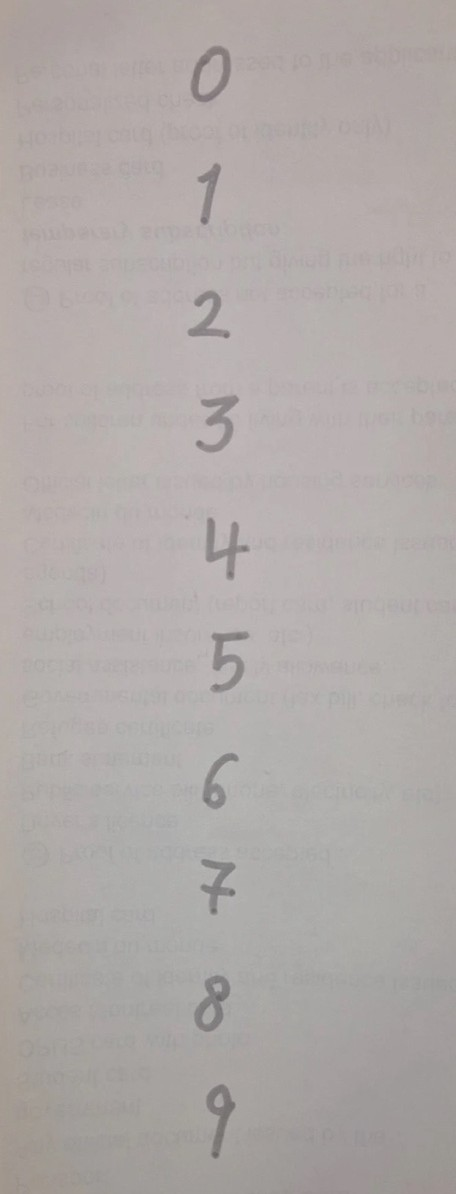
#> input picture assignment2/myDataset/image_0123456789 (2).jpg, 456 x 1194 px
$ python -i dataExpansion.py   (imports and definitions only)
#> lines starting #> are read from the running program, lines starting #| are printed output that depends on the picture
import numpy as np
import cv2
from scipy.ndimage import gaussian_filter, map_coordinates

#이미지 하나에 대해 확장하여 변형된 이미지 반환(리스트)
def augment_image(img):
    augmented = [img]
    center = (14, 14)

    augmented.append(elastic_transform(img, alpha=36, sigma=6))
    augmented.append(elastic_transform(img, alpha=32, sigma=5))
    augmented.append(elastic_transform(img, alpha=40, sigma=7))

    # 회전
    for angle in [-15, -10, 10, 15]:
        M = cv2.getRotationMatrix2D(center, angle, 1.0)
        augmented.append(cv2.warpAffine(img, M, (28,28), borderValue=0))
#> after the loop, augmented = 8 items

    # 이동
    for dx, dy in [(0,-2),(0,2),(-2,0),(2,0)]:
        M = np.float32([[1,0,dx],[0,1,dy]])
        augmented.append(cv2.warpAffine(img, M, (28,28), borderValue=0))
#> after the loop, augmented = 12 items

    # 스케일
    for s in [0.9,0.95,1.05,1.1]:
        M = cv2.getRotationMatrix2D(center, 0, s)
        augmented.append(cv2.warpAffine(img, M, (28,28), borderValue=0))
#> this loop made 4 passes
#> M on passes 1 to 4: [[0.9, 0, 1.4], [0, 0.9, 1.4]], [[0.95, 0, 0.7], [0, 0.95, 0.7]], [[1.05, 0, -0.7], [0, 1.05, -0.7]], [[1.1, 0, -1.4], [0, 1.1, -1.4]]
#> after the loop, augmented = 16 items

    # 밝기 조절
    for alpha in [0.8,1.2]:
        tmp = img.astype(np.float32) * alpha
        augmented.append(np.clip(tmp,0,255).astype(np.uint8))
#> this loop made 2 passes
#> pass 1, in augment_image, `tmp = img.astype(np.float32) * alpha`:
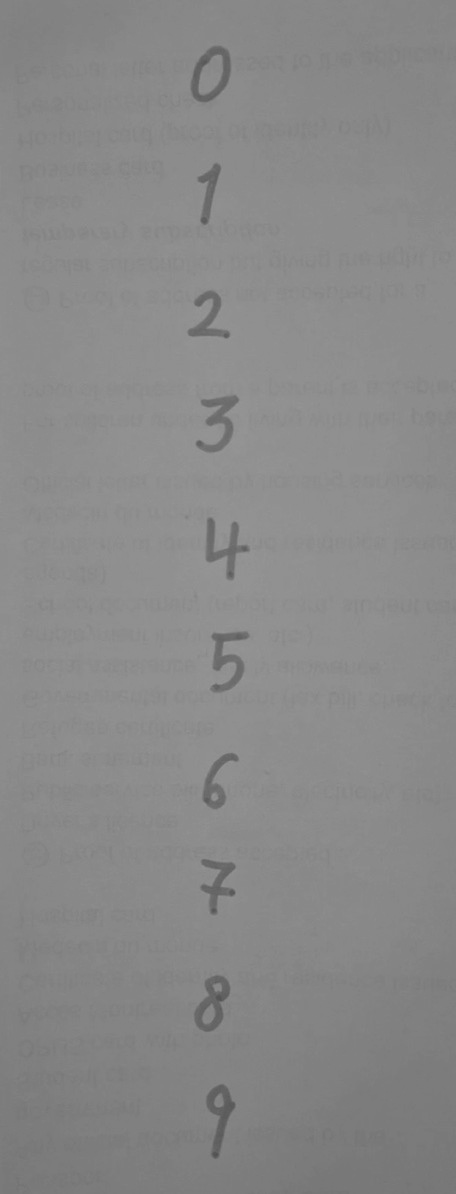
#> tmp: shape (1194, 456) float32; min 79.2, max 152.8, mean 137.1
#> pass 2, in augment_image, `tmp = img.astype(np.float32) * alpha`:
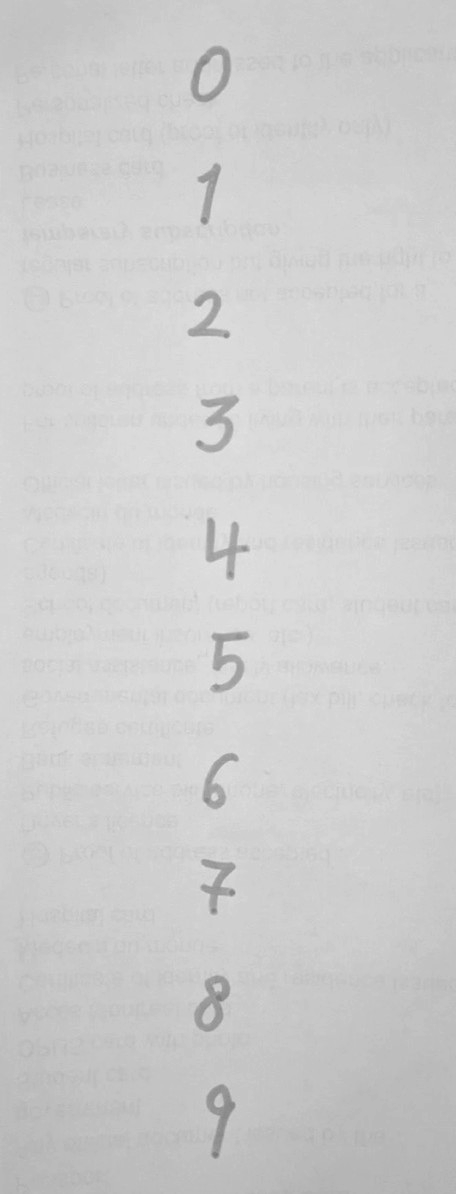
#> tmp: shape (1194, 456) float32; min 118.8, max 229.2, mean 205.6
#> after the loop, augmented = 18 items

    # Gaussian 노이즈
    noise = np.random.normal(0,10,img.shape)
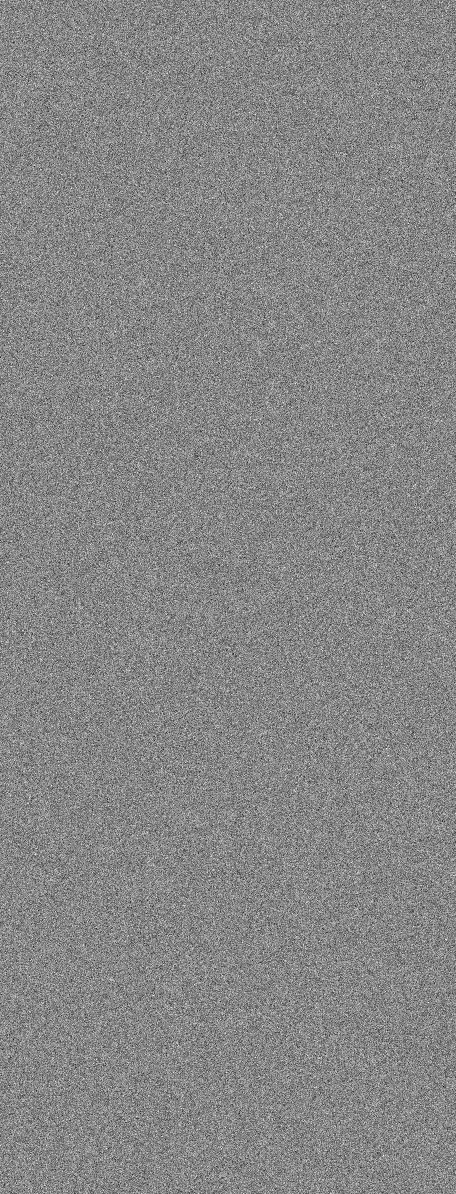
#> noise: shape (1194, 456) float64; min -50.02, max 44.67, mean 0; drawn with min black and max white
    tmp = img.astype(np.float32) + noise
    augmented.append(np.clip(tmp,0,255).astype(np.uint8))

    return augmented

#전체 x_train에 augment_image 반복 적용
def expand_dataset(x, t):
    x_aug = []
    t_aug = []

    for i in range(len(x)):
        img = x[i][0]  # (1, 28, 28) → (28, 28)
        augmented_imgs = augment_image(img)

        for aug in augmented_imgs:
            x_aug.append(aug[np.newaxis, :, :])  # 다시 (1, 28, 28)
            t_aug.append(t[i])

    x_aug = np.array(x_aug).astype(np.float32)
    t_aug = np.array(t_aug)

    return x_aug, t_aug

def elastic_transform(img, alpha, sigma):
    random_state = np.random.RandomState(None)
    shape = img.shape

    dx = gaussian_filter((random_state.rand(*shape) * 2 - 1), sigma) * alpha
    dy = gaussian_filter((random_state.rand(*shape) * 2 - 1), sigma) * alpha

    x, y = np.meshgrid(np.arange(shape[1]), np.arange(shape[0]))
    indices = (y + dy).reshape(-1), (x + dx).reshape(-1)
    return map_coordinates(img, indices, order=1, mode='reflect').reshape(shape)

>>> import cv2
>>> picture = cv2.imread('myDataset/image_0123456789 (2).jpg', cv2.IMREAD_GRAYSCALE)
>>> result = augment_image(picture)
#> result = 19 items

$ run again, on assignment2/myDataset/image_0123456789 (3).jpg
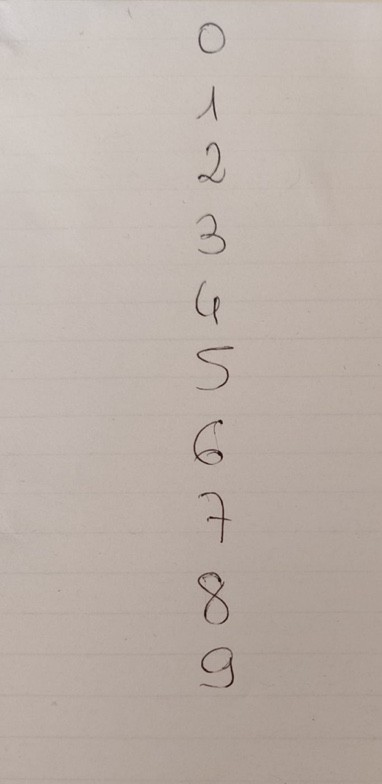
#> input picture assignment2/myDataset/image_0123456789 (3).jpg, 382 x 784 px
#> after the loop in augment_image, `for angle in [-15, -10, 10, 15]:`: augmented = 8 items
#> after the loop in augment_image, `for dx, dy in [(0,-2),(0,2),(-2,0),(2,0)]:`: augmented = 12 items
#> the loop in augment_image, `for s in [0.9,0.95,1.05,1.1]:` made 4 passes
#> M on passes 1 to 4: [[0.9, 0, 1.4], [0, 0.9, 1.4]], [[0.95, 0, 0.7], [0, 0.95, 0.7]], [[1.05, 0, -0.7], [0, 1.05, -0.7]], [[1.1, 0, -1.4], [0, 1.1, -1.4]]
#> after the loop in augment_image, `for s in [0.9,0.95,1.05,1.1]:`: augmented = 16 items
#> after the loop in augment_image, `for alpha in [0.8,1.2]:`: augmented = 18 items
#> in augment_image, `noise = np.random.normal(0,10,img.shape)`:
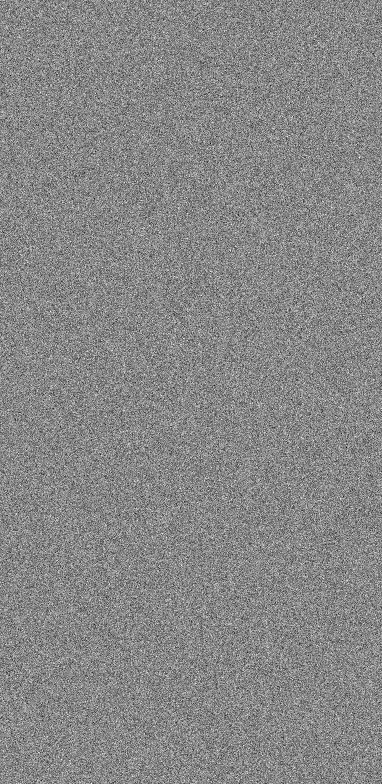
#> noise: shape (784, 382) float64; min -48.52, max 42.86, mean 0; drawn with min black and max white
#> in augment_image, `tmp = img.astype(np.float32) + noise`:
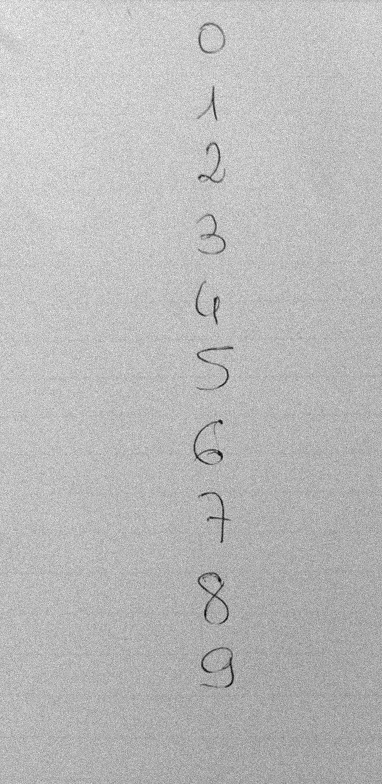
#> tmp: shape (784, 382) float64; min -2.22, max 245.3, mean 179.3; drawn with min black and max white
#> result = 19 items

$ run again, on assignment2/myDataset/image_0123456789 (4).jpg
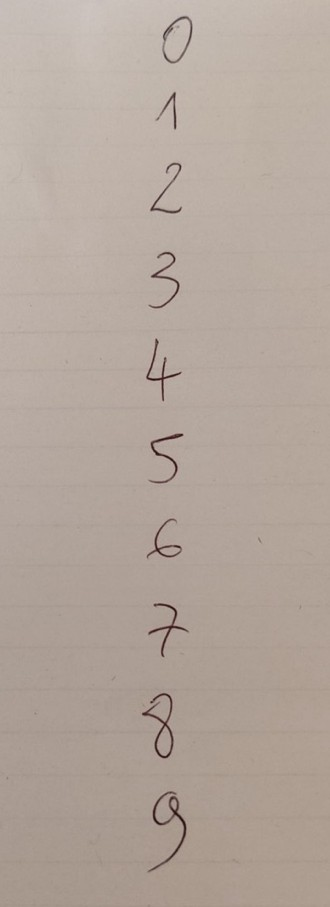
#> input picture assignment2/myDataset/image_0123456789 (4).jpg, 330 x 907 px
#> after the loop in augment_image, `for angle in [-15, -10, 10, 15]:`: augmented = 8 items
#> after the loop in augment_image, `for dx, dy in [(0,-2),(0,2),(-2,0),(2,0)]:`: augmented = 12 items
#> the loop in augment_image, `for s in [0.9,0.95,1.05,1.1]:` made 4 passes
#> M on passes 1 to 4: [[0.9, 0, 1.4], [0, 0.9, 1.4]], [[0.95, 0, 0.7], [0, 0.95, 0.7]], [[1.05, 0, -0.7], [0, 1.05, -0.7]], [[1.1, 0, -1.4], [0, 1.1, -1.4]]
#> after the loop in augment_image, `for s in [0.9,0.95,1.05,1.1]:`: augmented = 16 items
#> after the loop in augment_image, `for alpha in [0.8,1.2]:`: augmented = 18 items
#> in augment_image, `noise = np.random.normal(0,10,img.shape)`:
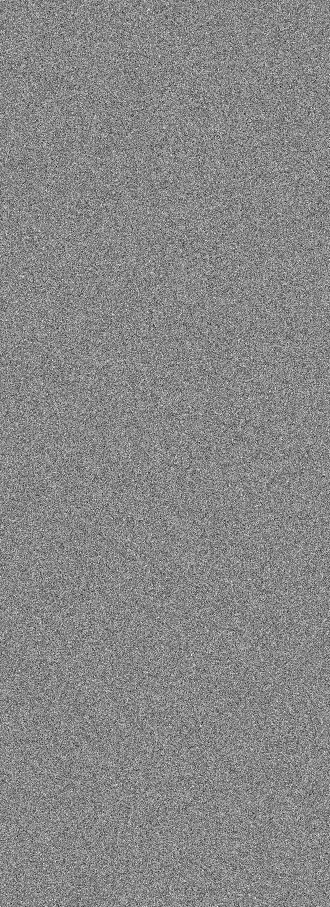
#> noise: shape (907, 330) float64; min -48.52, max 42.86, mean 0; drawn with min black and max white
#> in augment_image, `tmp = img.astype(np.float32) + noise`:
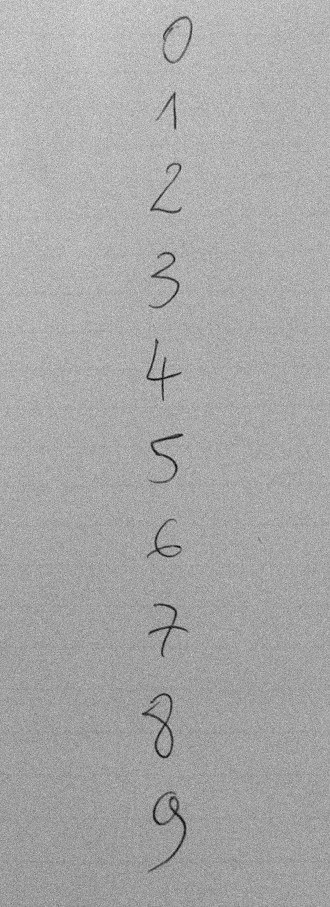
#> tmp: shape (907, 330) float64; min 3.87, max 230, mean 169.1
#> result = 19 items

$ run again, on assignment2/myDataset/image_4135680927 (2).jpg
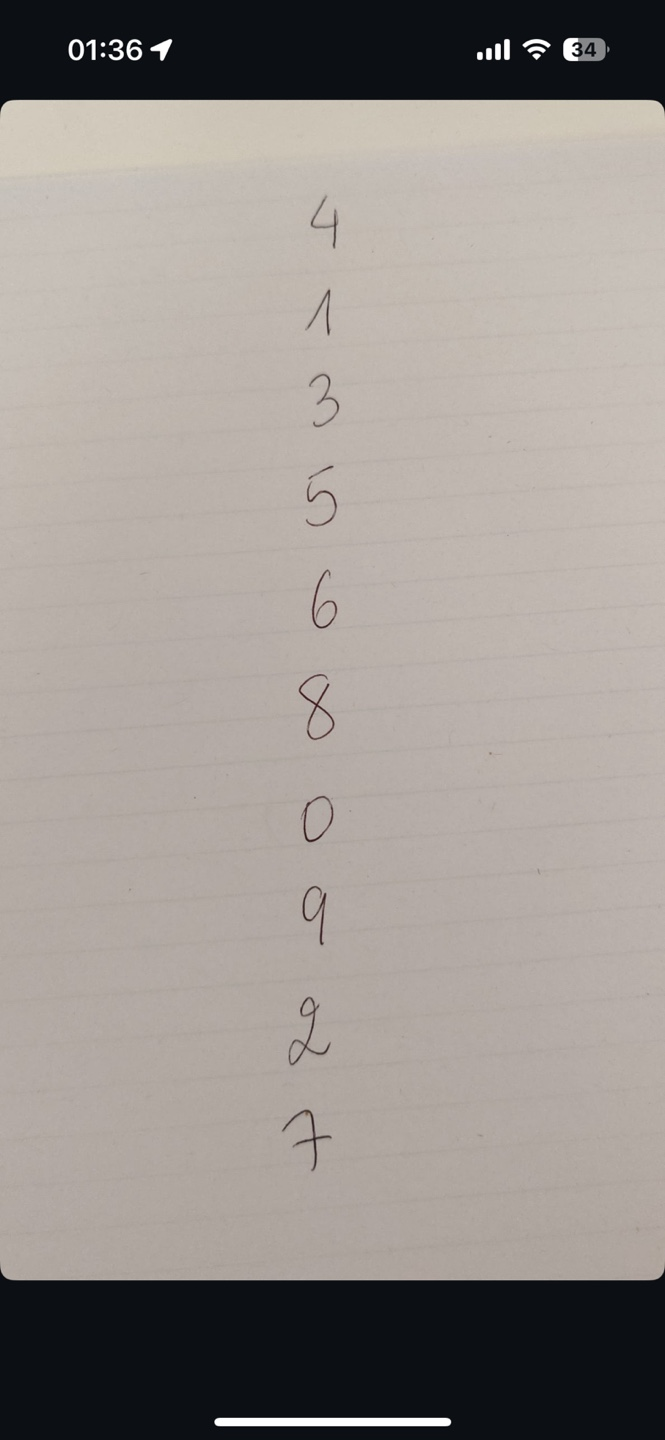
#> input picture assignment2/myDataset/image_4135680927 (2).jpg, 665 x 1440 px
#> after the loop in augment_image, `for angle in [-15, -10, 10, 15]:`: augmented = 8 items
#> after the loop in augment_image, `for dx, dy in [(0,-2),(0,2),(-2,0),(2,0)]:`: augmented = 12 items
#> the loop in augment_image, `for s in [0.9,0.95,1.05,1.1]:` made 4 passes
#> M on passes 1 to 4: [[0.9, 0, 1.4], [0, 0.9, 1.4]], [[0.95, 0, 0.7], [0, 0.95, 0.7]], [[1.05, 0, -0.7], [0, 1.05, -0.7]], [[1.1, 0, -1.4], [0, 1.1, -1.4]]
#> after the loop in augment_image, `for s in [0.9,0.95,1.05,1.1]:`: augmented = 16 items
#> the loop in augment_image, `for alpha in [0.8,1.2]:` made 2 passes
#> pass 1, in augment_image, `tmp = img.astype(np.float32) * alpha`:
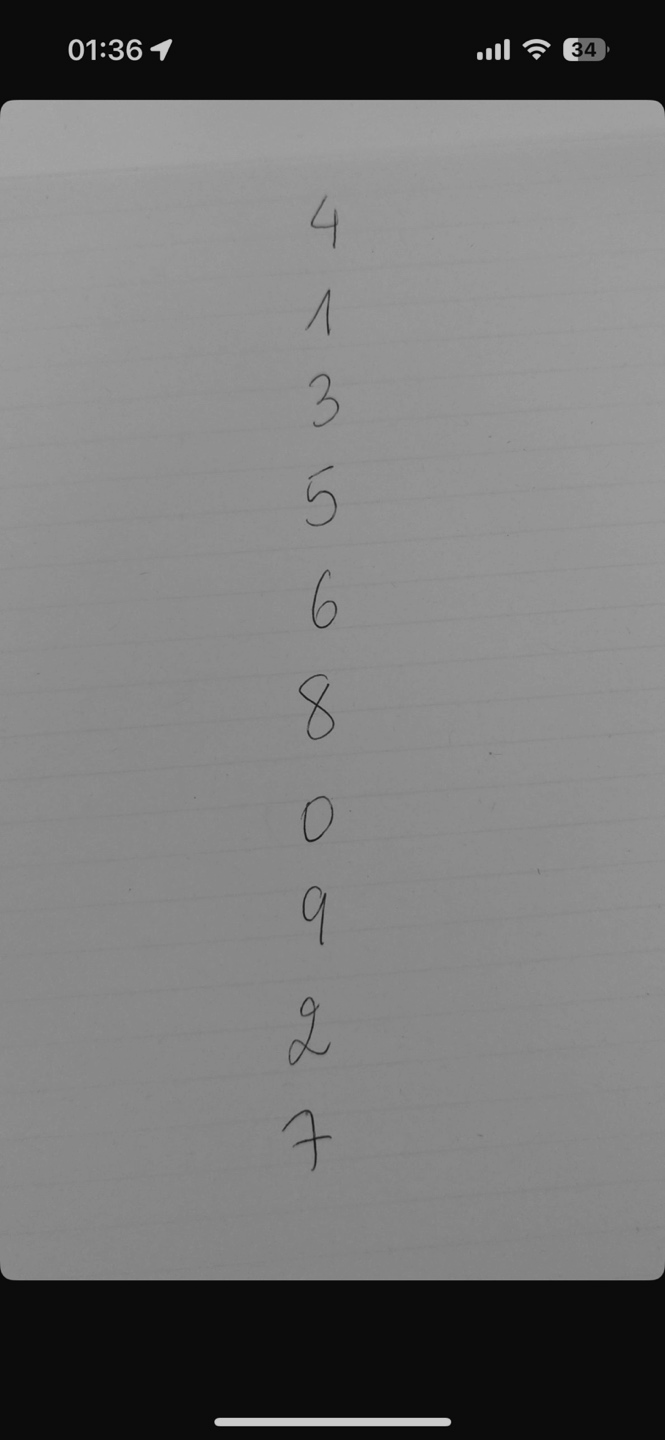
#> tmp: shape (1440, 665) float32; min 0, max 204, mean 119.9
#> after the loop in augment_image, `for alpha in [0.8,1.2]:`: augmented = 18 items
#> in augment_image, `tmp = img.astype(np.float32) + noise`:
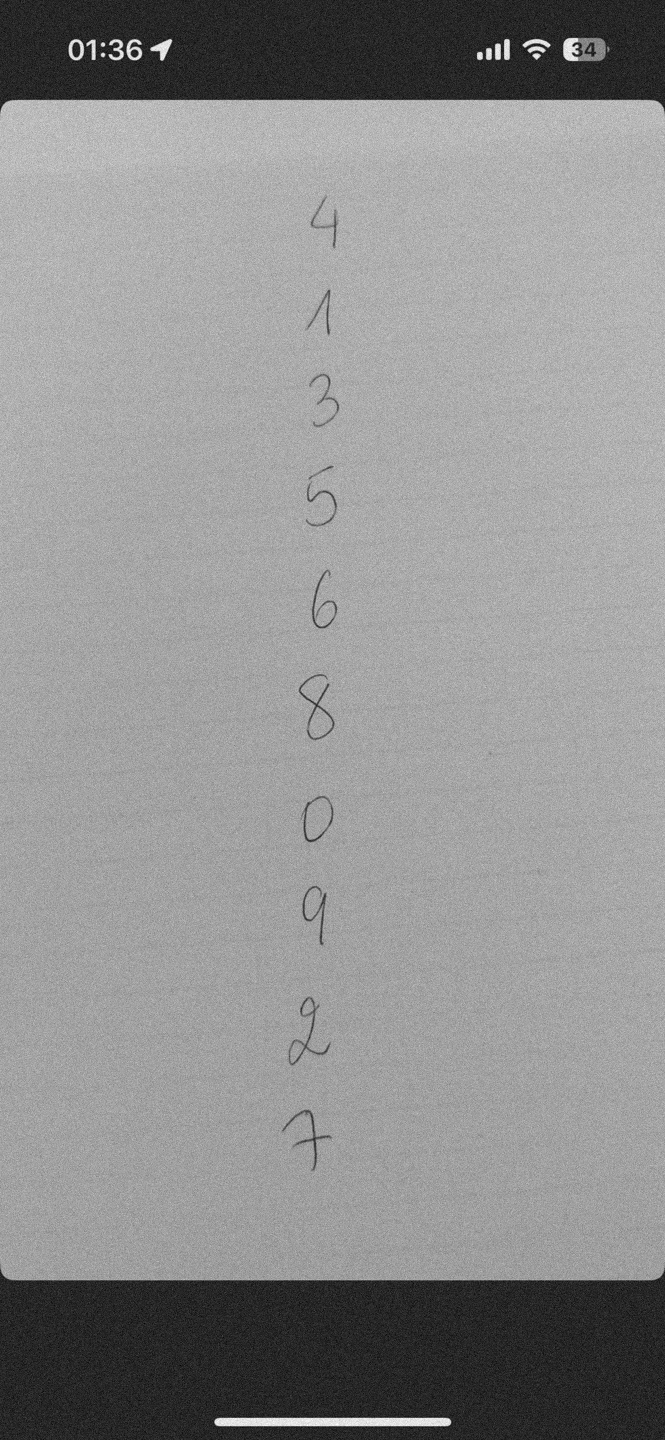
#> tmp: shape (1440, 665) float64; min -33.52, max 288.7, mean 149.9; drawn with min black and max white
#> result = 19 items
